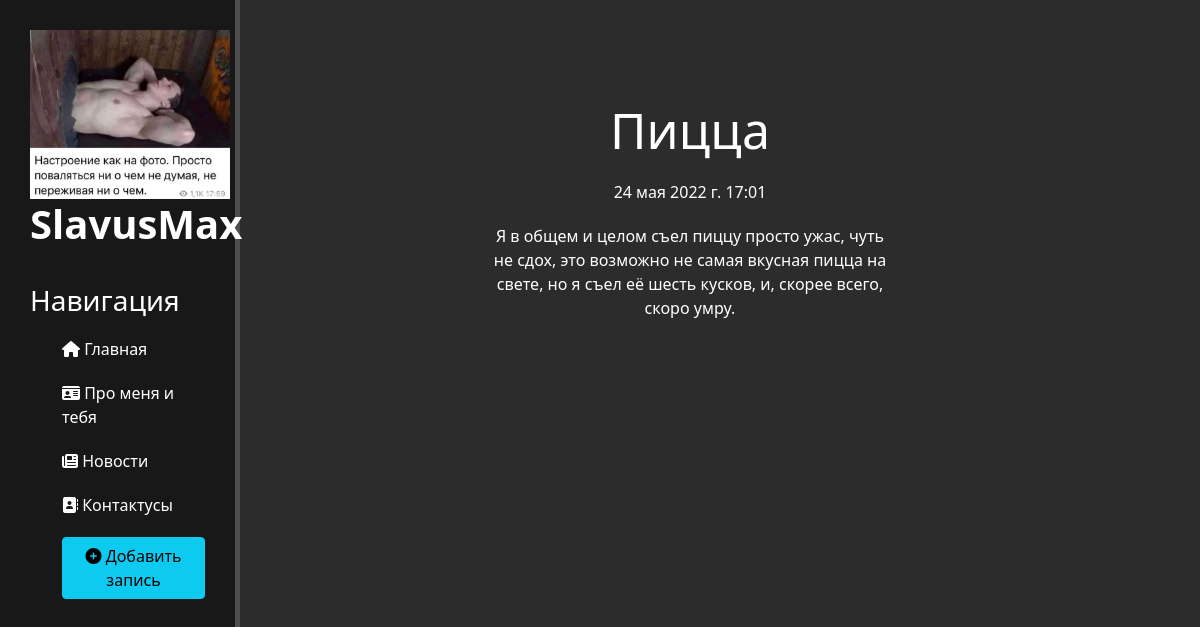
The page /news/2 on the database its author committed.
### news/models.py (models this page shows, shortened)
class Articles(models.Model):
    title = models.CharField('Название', max_length=50, default='')
    anounce = models.CharField('Анонс', max_length=250)
    full_text = models.TextField('Статья')
    date = models.DateTimeField('Дата публикации')
    class Meta:
        verbose_name = 'Новость'
        verbose_name_plural = 'Новости'

### news/views.py (the view)
# urls.py: path('<int:pk>', views.NewsDetailView.as_view(), name='news-detail')
class NewsDetailView(DetailView):
    model = Articles
    template_name = 'news/details_view.html'
    context_object_name = 'article'

### news/templates/news/details_view.html (shortened to what this page needs)
{% extends 'main/layout.html' %}
{% block content %}
    <div class="features">
        <h1>{{ article.title }}</h1>
        <p>{{ article.date }}</p>
        <p>{{ article.full_text }}</p>
    </div>
{% endblock %}

### main/static/main/css/main.css (style rules this page uses)
body { background: #2c2c2c; }
main .features { float: left; color: #fff; margin-top: 100px; text-align: center; width: 75%; }
main .features h1 { font-size: 50px; }
main .features p { max-width: 400px; margin: 20px auto }

### rows shown on the page
Articles: title "Пицца", date "24 мая 2022 г. 17:01", full_text "Я в общем и целом съел пиццу просто ужас, чуть не сдох, это возможно не самая вкусная пицца на свете, но я съел её шесть кусков, и, скорее всего, скоро умру."
